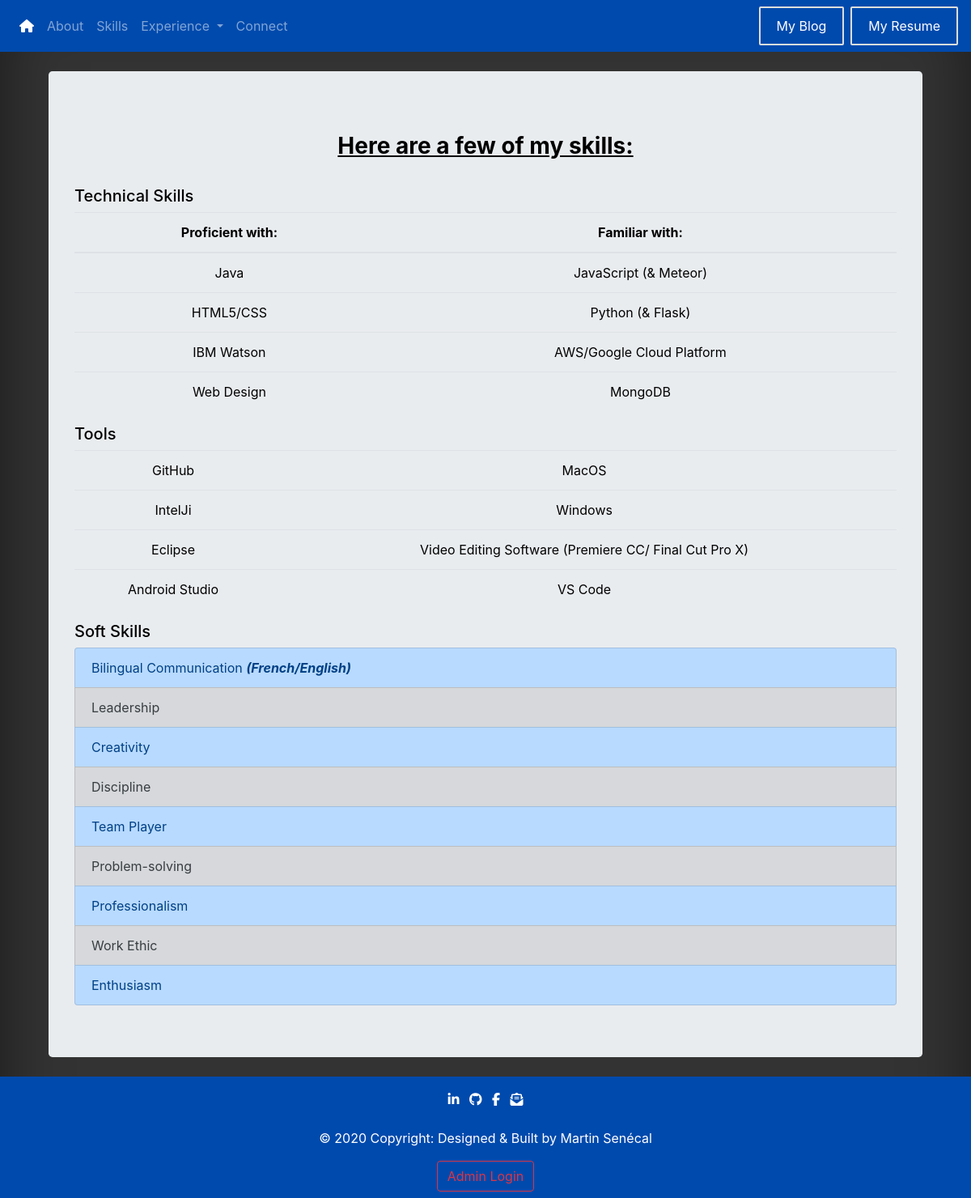
/skills, run on the app's committed database.
### portfolio/models.py (models this page shows, shortened)
class Skill(db.Model):
    id = db.Column(db.Integer, primary_key=True)
    type = db.Column(db.String(15), nullable=False)
    content = db.Column(db.String(80), nullable=False)

### portfolio/main/routes.py (the view)
@main.route('/skills')
def skills():
    skills_content = Skill.query.all()  # Query of all the skills in the database
    return render_template("skills.html", skills=skills_content)  # Returning skills content inside the templates

### portfolio/templates/skills.html (shortened to what this page needs)
{% extends "base.html" %}
{% block body %}
    <div class="container">
        <div class="jumbotron my-4 ">
            <h3 id="skillsTitle"><u><strong>Here are a few of my skills:</strong></u></h3>
            <br>
            <h5>Technical Skills</h5>
            <table class="table table-hover">
                <thead>
                <tr>
                    <th>Proficient with:</th>
                    <th>Familiar with:</th>
                </tr>
                </thead>
                <tbody>
                <tr>
                    <td>Java</td>
                    <td>JavaScript (& Meteor)</td>
                </tr>
                <tr>
                    <td>HTML5/CSS</td>
                    <td>Python (& Flask)</td>
                </tr>
                <tr>
                    <td>IBM Watson</td>
                    <td>AWS/Google Cloud Platform</td>
                </tr>
                <tr>
                    <td>Web Design</td>
                    <td>MongoDB</td>
                </tr>
                </tbody>
            </table>
            <h5>Tools</h5>
            <table class="table table-hover">
                <tbody>
                <tr>
                    <td>GitHub</td>
                    <td>MacOS</td>
                </tr>
                <tr>
                    <td>IntelJi</td>
                    <td>Windows</td>
                </tr>
                <tr>
                    <td>Eclipse</td>
                    <td>Video Editing Software (Premiere CC/ Final Cut Pro X)</td>
                </tr>
                <tr>
                    <td>Android Studio</td>
                    <td>VS Code</td>
                </tr>
                </tbody>
            </table>
            <h5>Soft Skills</h5>
            <div class="list-group">
                <a href="#" class="list-group-item list-group-item-action list-group-item-primary">Bilingual
                    Communication <em><strong>(French/English)</strong></em></a>
                {% for skill in skills %}
                    {% if loop.index%2==0 %}
                        <a href=""
                           class="list-group-item list-group-item-action list-group-item-primary">{{ skill.content }}</a>
                    {% else %}
                        <a href=""
                           class="list-group-item list-group-item-action list-group-item-secondary"> {{ skill.content }} </a>
                    {% endif %}
                {% endfor %}
            </div>
        </div>
    </div>
{% endblock %}

### portfolio/static/css/basedesign.css (style rules this page uses)
body { background-color: #333; box-shadow: inset 0 0 5rem rgba(0, 0, 0, .5); display: block; }
h1, h2, h3, h4, h5, h6, h7, td, thead, p { color: black; }
a { color: white; }

### portfolio/static/css/extradesign.css (style rules this page uses)
#skillsTitle { margin-top: 1vw; }
td, th, thead { text-align: center; }
#skillsTitle { text-align: center; }

### data on the page
Skill: content "Leadership"
Skill: content "Creativity"
Skill: content "Discipline"
Skill: content "Team Player"
Skill: content "Problem-solving"
Skill: content "Professionalism"
Skill: content "Work Ethic"
Skill: content "Enthusiasm"
